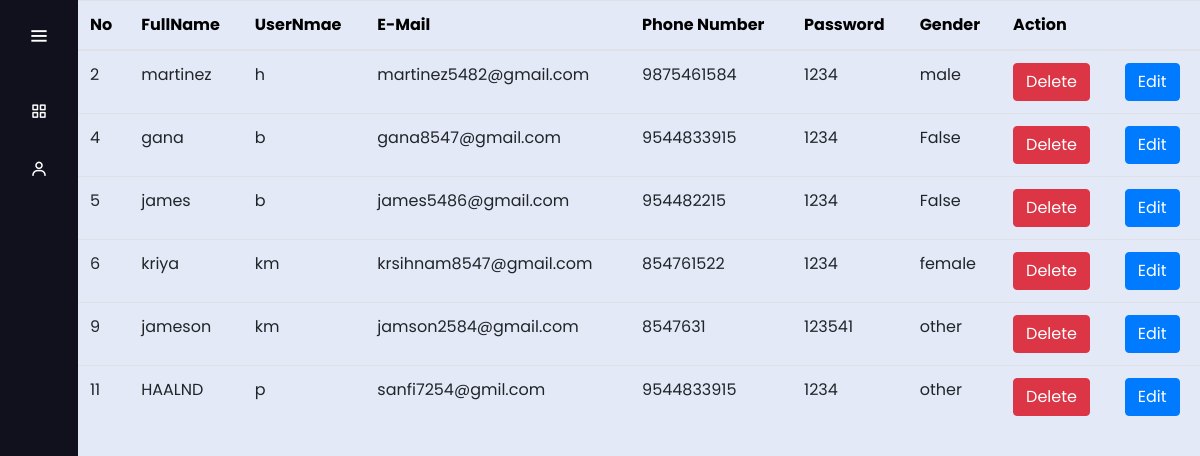
/table, run on an earlier commit of the app's database.
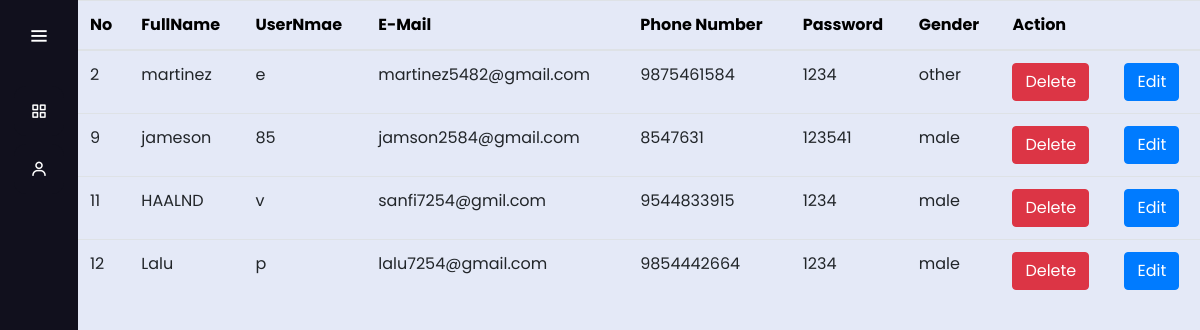
And on a later commit of the database.
### crudapp/models.py (models this page shows)
class UserDetails(models.Model):
    firstName = models.CharField(max_length=255)
    userName = models.CharField(max_length=255)
    email = models.EmailField(max_length=255)
    phoneNumber = models.CharField(max_length=10)
    password = models.CharField(max_length=10)
    Checkbox = models.CharField(max_length=50, blank= True)

### crudapp/views.py (the view)
def table(request):
    userdata = UserDetails.objects.all()
    return render(request, 'table.html', {"userdata": userdata})

### crudapp/templates/table.html
{% extends "index.html" %}
{% load static %}
{% block css  %}
<link rel="stylesheet" href={% static "table.css" %}>
{% endblock css  %}
 {% block content %}
    <div class="d-flex justify-content-center">
        <table class="table ">
            <thead >
                <tr>
                    <th>No</th>
                    <th>FullName</th>
                    <th>UserNmae</th>
                    <th>E-Mail</th>
                    <th>Phone Number</th>
                    <th>Password</th>
                    <th>Gender</th>
                    <th colspan="2">Action</th>
                </tr>
                <tbody>
                    {% for x  in userdata %}
                    <tr>
                        <td>{{x.id}}</td>
                        <td>{{x.firstName}}</td>
                        <td>{{x.userName}}</td>
                        <td>{{x.email}}</td>
                        <td>{{x.phoneNumber}}</td>
                        <td>{{x.password}}</td>
                        <td>{{x.Checkbox }}</td>
                        <td><a href="{% url 'delete' x.id  %}" class="btn btn-danger">Delete</a></td>
                        <td><a href="{% url 'edit' x.id  %}" class="btn btn-primary">Edit</a></td>
                    </tr>
                    {% endfor %}
                </tbody>
            </thead>
        </table>
    </div>
{% endblock content %}

### crudapp/templates/index.html (shortened to what this page needs)
{% load static %}
<!DOCTYPE html>
<html lang="en" dir="ltr">
  <head>
    <link rel="stylesheet" href="{% static 'style.css' %}">
    {% block css %}
    {% endblock css %}
    <link href='https://unpkg.com/boxicons@2.0.7/css/boxicons.min.css' rel='stylesheet'>
    <link rel="stylesheet" href="https://cdn.jsdelivr.net/npm/bootstrap@4.6.2/dist/css/bootstrap.min.css">
   </head>
<body>
  <div class="sidebar">
    <div class="logo-details">
        <i class='bx bx-menu' id="btn" ></i>
    </div>
    <ul class="nav-list">
      <li>
        <a href="{% url 'form' %}">
          <i class='bx bx-grid-alt'></i>
        </a>
      </li>
      <li>
       <a href="{% url 'table' %}">
         <i class='bx bx-user' ></i>
       </a>
     </li>
    </ul>
  </div>
  <section class="home-section">
      {% block content %}
      {% endblock content %}
  </section>
</body>
</html>

### crudapp/static/style.css (style rules this page uses)
* { margin: 0; padding: 0; box-sizing: border-box; font-family: "Poppins" , sans-serif; }
.sidebar { position: fixed; left: 0; top: 0; height: 100%; width: 78px; background: #11101D; padding: 6px 14px; z-index: 99; transition: all 0.5s ease; }
.sidebar .logo-details { height: 60px; display: flex; align-items: center; position: relative; }
.sidebar .logo-details #btn { position: absolute; top: 50%; right: 0; transform: translateY(-50%); font-size: 22px; transition: all 0.4s ease; font-size: 23px; text-align: center; cursor: pointer; transition: all 0.5s ease; }
.sidebar i { color: #fff; height: 60px; min-width: 50px; font-size: 28px; text-align: center; line-height: 60px; }
.sidebar .nav-list { margin-top: 20px; height: 100%; }
.sidebar li { position: relative; margin: 8px 0; list-style: none; }
.sidebar li a { display: flex; height: 100%; width: 100%; border-radius: 12px; align-items: center; text-decoration: none; transition: all 0.4s ease; background: #11101D; }
.sidebar li i { height: 50px; line-height: 50px; font-size: 18px; border-radius: 12px; }
.home-section { position: relative; background: #E4E9F7; min-height: 100vh; top: 0; left: 78px; width: calc(100% - 78px); transition: all 0.5s ease; z-index: 2; }

### crudapp/static/table.css (style rules this page uses)
thead { color: black; }

What changed in the data, as far as the page shows it:
removed UserDetails: id "4", firstName "gana", userName "b", email "gana8547@gmail.com", phoneNumber "9544833915", password "1234", Checkbox "False"
removed UserDetails: id "5", firstName "james", userName "b", email "james5486@gmail.com", phoneNumber "954482215", password "1234", Checkbox "False"
removed UserDetails: id "6", firstName "kriya", userName "km", email "krsihnam8547@gmail.com", phoneNumber "854761522", password "1234", Checkbox "female"
changed UserDetails "martinez": userName "h" → "e"; Checkbox "male" → "other"
changed UserDetails "jameson": userName "km" → "85"; Checkbox "other" → "male"
changed UserDetails "HAALND": userName "p" → "v"; Checkbox "other" → "male"
added UserDetails: id "12", firstName "Lalu", userName "p", email "lalu7254@gmail.com", phoneNumber "9854442664", password "1234", Checkbox "male"
